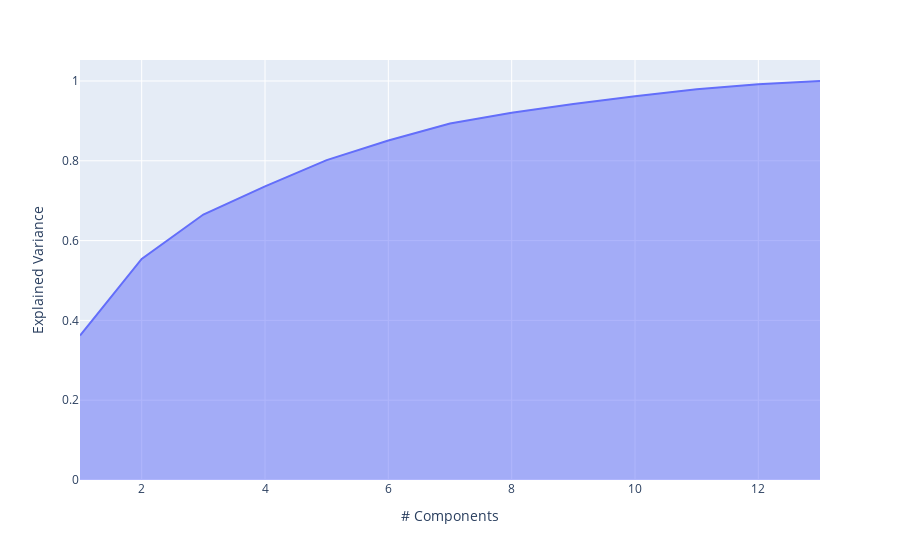

Here is the notebook cell this chart was saved with:
### Code cell
# cumulative explained variance plot

exp_var_cumul = np.cumsum(pca.explained_variance_ratio_)

px.area(
    x=range(1, exp_var_cumul.shape[0] + 1),
    y=exp_var_cumul,
    labels={"x": "# Components", "y": "Explained Variance"}
)

### Figure 1 — Plotly figure (JSON) as saved in the notebook; plotly's stock layout.template omitted (floating-point values rounded to 4 significant figures)
{"data": [{"hovertemplate": "# Components=%{x}<br>Explained Variance=%{y}<extra></extra>", "legendgroup": "", "line": {"color": "#636efa"}, "marker": {"symbol": "circle"}, "mode": "lines", "name": "", "orientation": "v", "showlegend": false, "stackgroup": "1", "type": "scatter", "x": [1, 2, 3, 4, 5, 6, 7, 8, 9, 10, 11, 12, 13], "xaxis": "x", "y": [0.362, 0.5541, 0.6653, 0.736, 0.8016, 0.851, 0.8934, 0.9202, 0.9424, 0.9617, 0.9791, 0.992, 1], "yaxis": "y"}], "layout": {"autosize": true, "legend": {"tracegroupgap": 0}, "margin": {"t": 60}, "xaxis": {"anchor": "y", "autorange": true, "domain": [0, 1], "range": [1, 13], "title": {"text": "# Components"}, "type": "linear"}, "yaxis": {"anchor": "x", "autorange": true, "domain": [0, 1], "range": [0, 1.053], "title": {"text": "Explained Variance"}, "type": "linear"}}}
